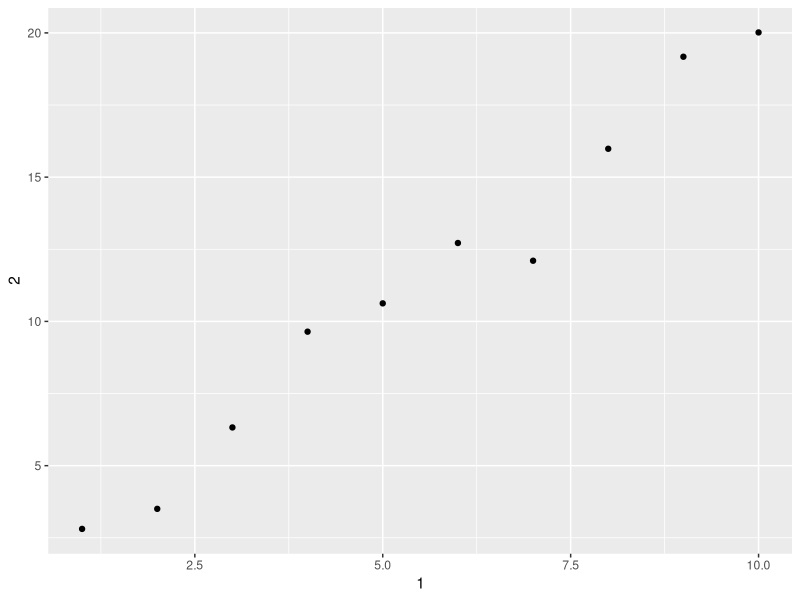
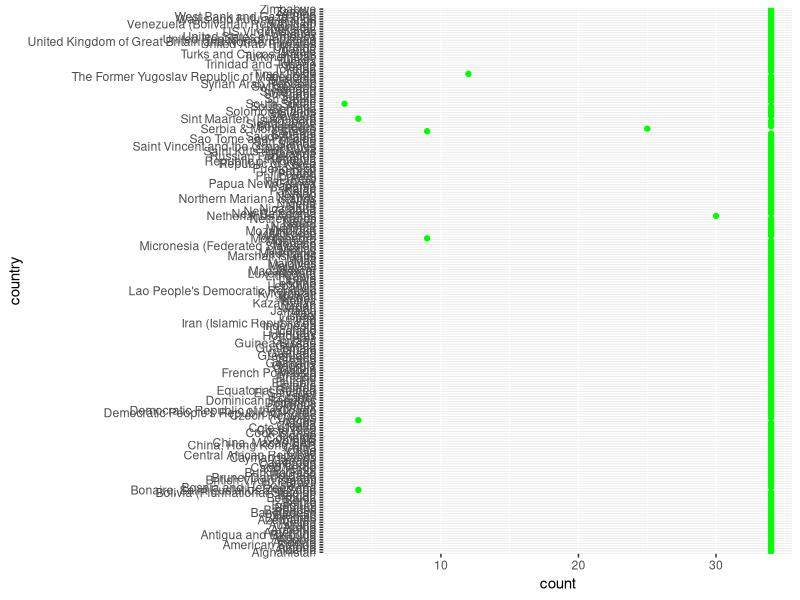
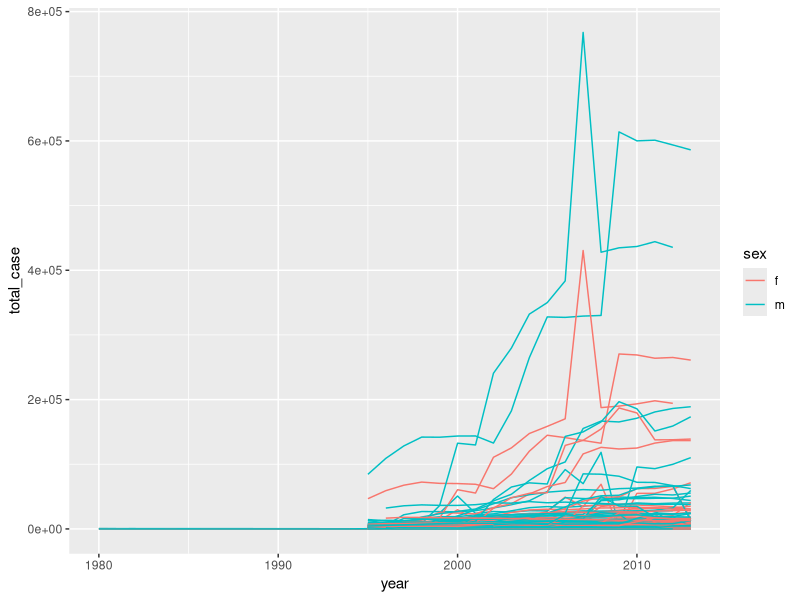

These figures' R source, in order:
#10.5
#1
#We can look at the class type 
class(mtcars)
#It shows that mtcars is a data.frame, not a tibble.

#2
library(tidyverse)
df <- data.frame(abc = 1, xyz = "a")
dft <- tibble(abc = 1, xyz = "a")

df$x
dft$xyz
#data frame does partial matching，but we have to type the complete variable name in tibble

df[,'xyz'] #returns a vector
dft[,'xyz'] #returns a data frame

df[, c("abc", "xyz")]
dft[, c("abc", "xyz")]
#returns the same thing but xyz is a factor in the data frame and a char in the tibble

#3
tibble_mtcars <- as.tibble(mtcars)
var <- 'mpg'
tibble_mtcars[var]

#4
annoying <- tibble(
  `1` = 1:10,
  `2` = `1` * 2 + rnorm(length(`1`))
)

#(1)
annoying$`1`

#(2)
annoying %>% ggplot() + geom_point(mapping = aes(x = `1`, y = `2`))

#(3)
annoying$`3` <- annoying$`2` / annoying$`1`
annoying

#(4)
annoying %>% rename(one = `1`, two = `2`, three = `3`)

#5
#it converts named atomic vectors or lists to two-column data frames. 
#For unnamed vectors, the natural sequence is used as name column.
#For example:
x <- c(Alice=165, Andy=180, Sara=160)
enframe(x,name='Name', value='Height')

#6
#To limit the number of additional column information at the footer, we can use the argument n_extra.


#12.6.1
#1
#We look at the number of years of recorded data for each country
who %>%
  group_by(country) %>%
  summarize(count = n()) %>%
  ggplot() +
  geom_point(mapping = aes(x = country, y = count), color = 'green') +
  coord_flip()
#While most countries have 34 years of recorded data, some countries have less. 
#That means that there are implicit missing values.
#To check if there are any 0 recorded cases:
sum(who %>% select(-c(1:4)) == 0, na.rm = TRUE)
#There are cases that have a recorded value of 0, which mean they are explicitly stated as no-case.
#check the number of NAs in each column:
who %>% select(-c(1:4)) %>%
  sapply(function(x){sum(is.na(x))})
#These NAs are explicitly stated as missing values.
#Setting na.rm = TRUE is reasonable because of the importance of NAs

#2
#We will fail to separate the code into the three columns new, var, and sexage.

#3
#check the number of unique values in country, iso2, and iso3
who %>% select(1:3) %>% sapply(function(x){length(unique(x))})
#check the number of unique combinations of these columns
who %>% select(1:3) %>%
  unite(combined, 1:3) %>%
  select(combined) %>%
  distinct() %>%
  nrow()
#for each country, there is only one iso2 code and one iso3 code. Therefore iso2 and iso3 are redundant.

#4
who %>%
  gather(code, value, new_sp_m014:newrel_f65, na.rm = TRUE) %>% 
  mutate(code = stringr::str_replace(code, "newrel", "new_rel")) %>%
  separate(code, c("new", "var", "sexage")) %>% 
  select(-new, -iso2, -iso3) %>% 
  separate(sexage, c("sex", "age"), sep = 1) %>%
  group_by(country, year, sex) %>%
  summarize(total_case = sum(value)) %>%
  unite(country_sex, country, sex, remove = FALSE) %>%
  ggplot() +
  geom_line(mapping = aes(x = year, y = total_case, color = sex,
                          group = country_sex))
